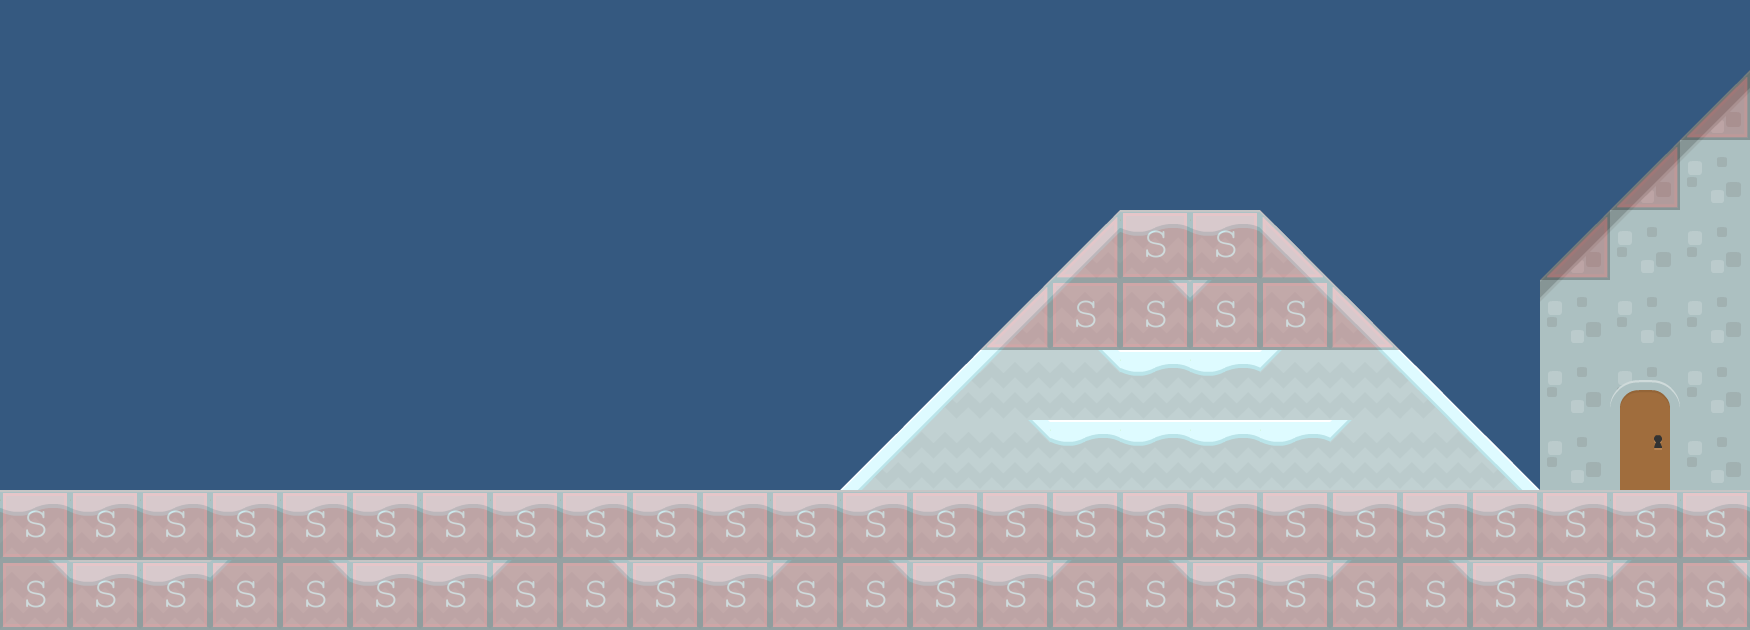

This game map was drawn from its Tiled (.tmx) file and the tilesets committed beside it. A one-line description and the trimmed map source follow:
An orthogonal 25x9 tile map with 70x70 px tiles, 3 tile layers (background2, background1, collision), 2 tilesets and 5 objects (2x BadGuy, levelTrigger, mushroom).

<map version="1.0" orientation="orthogonal" renderorder="right-down" width="25" height="9" tilewidth="70" tileheight="70" backgroundcolor="#355980">
 <tileset firstgid="1" name="background-tiles" tilewidth="70" tileheight="70">
  <image source="../img/background-tiles.png" width="910" height="910" />
 </tileset>
 <tileset firstgid="170" name="meta-tiles" tilewidth="70" tileheight="70">
  <image source="../img/meta-tiles.png" width="350" height="70" />
  <tile id="1">
   <properties>
    <property name="type" value="lslope" />
   </properties>
  </tile>
  <tile id="3">
   <properties>
    <property name="type" value="rslope" />
   </properties>
  </tile>
  <tile id="4">
   <properties>
    <property name="type" value="solid" />
   </properties>
  </tile>
 </tileset>
 <layer name="background2" width="25" height="9">
  <data>[225 cells, 20 non-empty, 6 distinct tile ids]</data>
 </layer>
 <layer name="background1" width="25" height="9">
  <data>[225 cells, 136 non-empty, 11 distinct tile ids]</data>
 </layer>
 <layer name="collision" width="25" height="9" opacity="0.23">
  <data>[225 cells, 63 non-empty, 3 distinct tile ids]</data>
 </layer>
 <objectgroup name="trigger-entities">
  <object name="levelTrigger" x="1612" y="351" width="66" height="139">
   <properties>
    <property name="level" value="JLevel03" />
    <property name="xspawn" value="360" />
    <property name="yspawn" value="0" />
   </properties>
  </object>
 </objectgroup>
 <objectgroup name="EnemyEntities">
  <object x="1258" y="208" height="424" />
  <object name="BadGuy" x="1052" y="421" width="280" height="66" />
  <object name="BadGuy" x="422" y="419" width="209" height="68" />
 </objectgroup>
 <objectgroup name="CollectableEntities">
  <object name="mushroom" x="1159" y="139" width="70" height="72" />
 </objectgroup>
</map>
